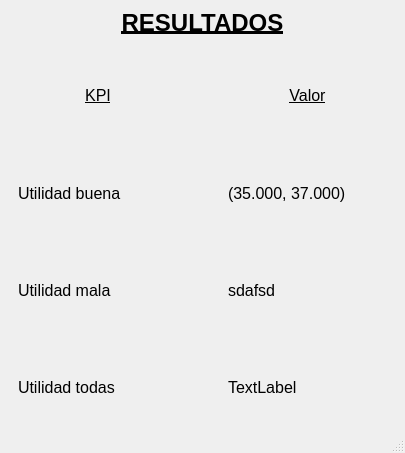
<?xml version="1.0" encoding="UTF-8"?>
<ui version="4.0">
 <class>MainWindow</class>
 <widget class="QMainWindow" name="MainWindow">
  <property name="geometry">
   <rect>
    <x>0</x>
    <y>0</y>
    <width>405</width>
    <height>453</height>
   </rect>
  </property>
  <property name="maximumSize">
   <size>
    <width>450</width>
    <height>500</height>
   </size>
  </property>
  <property name="font">
   <font>
    <pointsize>12</pointsize>
    <weight>50</weight>
    <bold>false</bold>
   </font>
  </property>
  <property name="windowTitle">
   <string>MainWindow</string>
  </property>
  <widget class="QWidget" name="centralwidget">
   <property name="sizePolicy">
    <sizepolicy hsizetype="Fixed" vsizetype="Fixed">
     <horstretch>0</horstretch>
     <verstretch>0</verstretch>
    </sizepolicy>
   </property>
   <property name="minimumSize">
    <size>
     <width>0</width>
     <height>400</height>
    </size>
   </property>
   <layout class="QGridLayout" name="gridLayout">
    <item row="3" column="0">
     <spacer name="verticalSpacer">
      <property name="orientation">
       <enum>Qt::Vertical</enum>
      </property>
      <property name="sizeType">
       <enum>QSizePolicy::Fixed</enum>
      </property>
      <property name="sizeHint" stdset="0">
       <size>
        <width>20</width>
        <height>20</height>
       </size>
      </property>
     </spacer>
    </item>
    <item row="2" column="0">
     <widget class="QLabel" name="label">
      <property name="sizePolicy">
       <sizepolicy hsizetype="Preferred" vsizetype="Fixed">
        <horstretch>0</horstretch>
        <verstretch>0</verstretch>
       </sizepolicy>
      </property>
      <property name="font">
       <font>
        <pointsize>18</pointsize>
        <weight>75</weight>
        <bold>true</bold>
        <underline>true</underline>
       </font>
      </property>
      <property name="text">
       <string>RESULTADOS</string>
      </property>
      <property name="alignment">
       <set>Qt::AlignCenter</set>
      </property>
     </widget>
    </item>
    <item row="4" column="0" rowspan="2">
     <widget class="QFrame" name="">
      <layout class="QHBoxLayout" name="horizontalLayout">
       <property name="spacing">
        <number>50</number>
       </property>
       <item>
        <layout class="QVBoxLayout" name="verticalLayout">
         <item>
          <widget class="QLabel" name="label_2">
           <property name="font">
            <font>
             <underline>true</underline>
            </font>
           </property>
           <property name="text">
            <string>KPI</string>
           </property>
           <property name="alignment">
            <set>Qt::AlignCenter</set>
           </property>
          </widget>
         </item>
         <item>
          <widget class="QLabel" name="label_4">
           <property name="text">
            <string>Utilidad buena</string>
           </property>
          </widget>
         </item>
         <item>
          <widget class="QLabel" name="label_6">
           <property name="text">
            <string>Utilidad mala</string>
           </property>
          </widget>
         </item>
         <item>
          <widget class="QLabel" name="label_8">
           <property name="text">
            <string>Utilidad todas</string>
           </property>
          </widget>
         </item>
        </layout>
       </item>
       <item>
        <layout class="QVBoxLayout" name="verticalLayout_2">
         <item>
          <widget class="QLabel" name="label_3">
           <property name="font">
            <font>
             <underline>true</underline>
            </font>
           </property>
           <property name="text">
            <string>Valor</string>
           </property>
           <property name="alignment">
            <set>Qt::AlignCenter</set>
           </property>
          </widget>
         </item>
         <item>
          <widget class="QLabel" name="inter_bueno">
           <property name="text">
            <string>(35.000, 37.000)</string>
           </property>
          </widget>
         </item>
         <item>
          <widget class="QLabel" name="inter_malo">
           <property name="text">
            <string>sdafsd</string>
           </property>
          </widget>
         </item>
         <item>
          <widget class="QLabel" name="inter_todo">
           <property name="text">
            <string>TextLabel</string>
           </property>
          </widget>
         </item>
        </layout>
       </item>
      </layout>
     </widget>
    </item>
   </layout>
  </widget>
  <widget class="QMenuBar" name="menubar">
   <property name="geometry">
    <rect>
     <x>0</x>
     <y>0</y>
     <width>405</width>
     <height>27</height>
    </rect>
   </property>
  </widget>
  <widget class="QStatusBar" name="statusbar"/>
 </widget>
 <resources/>
 <connections/>
</ui>
